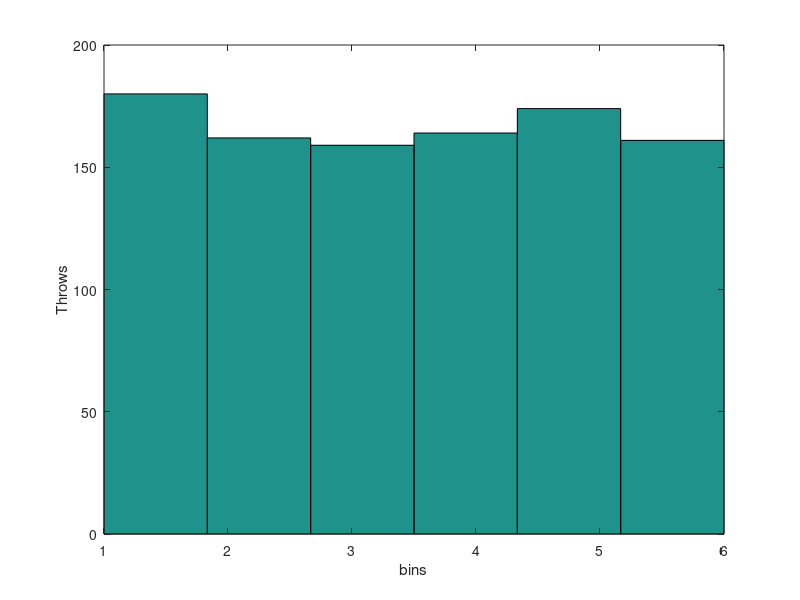
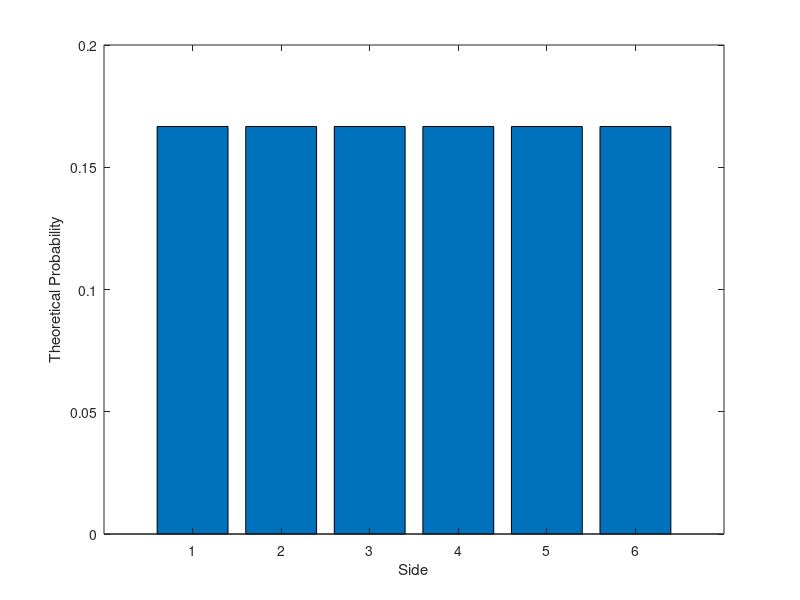

MATLAB code to generate these figures, in order: (Note: this script raises an error after producing the figures.)

clear; clc; 

%% a)




function [a, b, roll, N] = roll_dice(N)
    p = [1/6 1/6 1/6 1/6 1/6 1/6 ]; % probability of each face
    P = [0 cumsum(p)] ;
    roll = zeros(N,1); % vector to hold results of each roll

    for i=1:N % loop over number of rolls
        x=rand(1,1);
        for j=2:length(P) % determine result of each roll
            if( (P(j-1)<x) & (x<P(j)) )
                roll(i) = j-1;
                break
            end
        end
    end
    a = zeros(1,6);
    for i = 1:6
        a(i) = sum(roll == i);
    end
    b = a/N;
    
end

[a,b, roll, N] = roll_dice(1000);
disp("Fraction/side"), disp(b)
% Function works
% And we get the fraction for each occurence

%% b) 

%Hist

figure; grid on; 
hist(roll, 6)
xlabel("bins")
ylabel("Throws")


%PDF
P = [1/6 1/6 1/6 1/6 1/6 1/6 ];
figure; 
bar(P);
xlabel("Side")
ylabel("Theoretical Probability")

%% c) scale the hist-diag properly so we got estimate of PDF
figure;
histogram(roll, 6,  'Normalization', 'probability')
xlabel("Side");
ylabel("estimated PDF");
